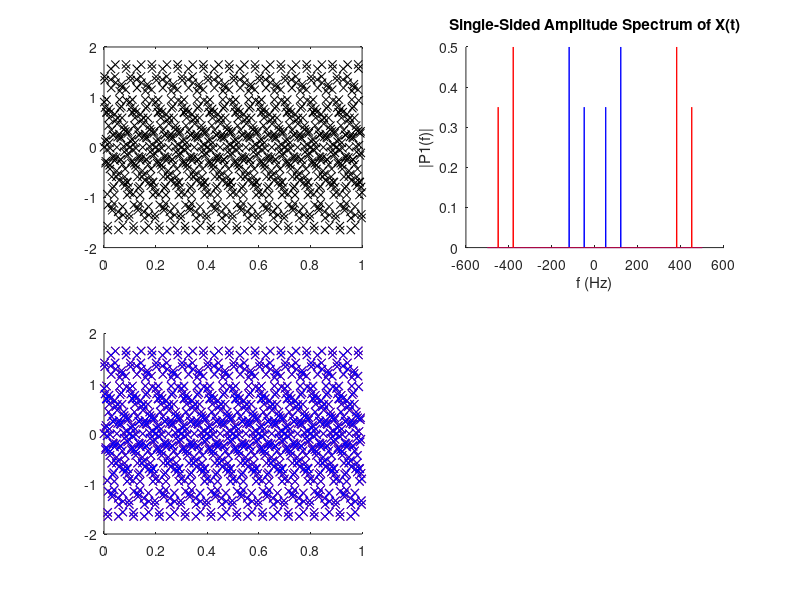

This figure's MATLAB source:

clear all
clc

Fs = 1000;            % Sampling frequency
T = 1/Fs;             % Sampling period
L = 1000;             % Length of signal
t = (0:L-1)*T;        % Time vector


x_time_orig = 0.7*sin(2*pi*50*t) + sin(2*pi*120*t);


figure(1)
subplot(2,2,1)
plot(t,x_time_orig,'kx')


% Fourier transform
x_fft = fftshift( fft(x_time_orig,L) );
x_fft2 = fft(x_time_orig);


% compute one sided spectrum
P1 = abs( x_fft / L );
P2 = abs( x_fft2 / L );

% P3 = P2(1:L/2+1);
% P3(2:end-1) = 2*P3(2:end-1);




subplot(2,2,2)
hold on

f = ((-L/2):(L/2)-1) * Fs/L;

plot(f,P1,'b')
plot(f,P2,'r')

title('Single-Sided Amplitude Spectrum of X(t)')
xlabel('f (Hz)')
ylabel('|P1(f)|')


% inverse Fourier transform
x_time = ifft( ifftshift( x_fft ) );
x_time_2 = ifft( x_fft2 );


subplot(2,2,3)
hold on
plot(t,x_time,'rx')
plot(t,x_time_2,'bx')




